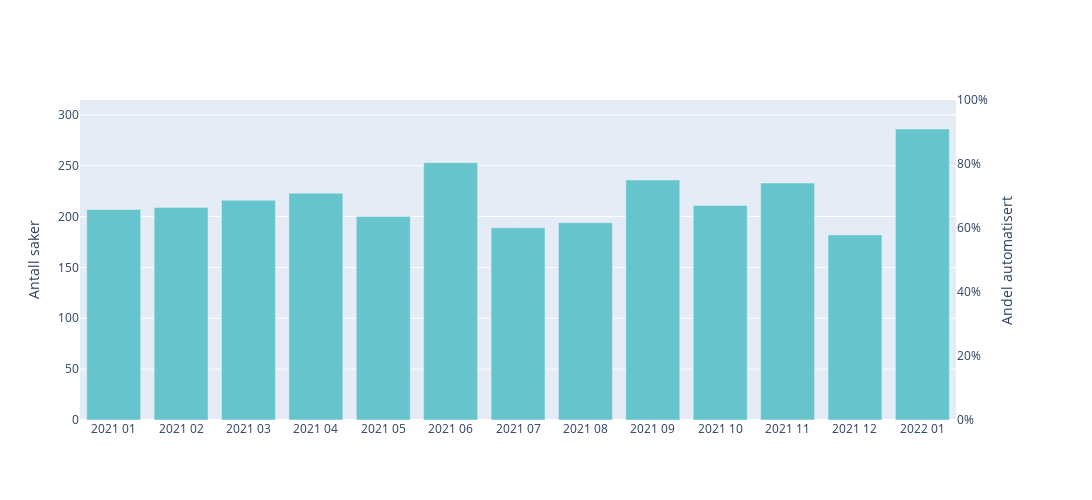

The notebook cell saved with this chart:
### Code cell
fig_automatisering_total1 = plot_automatisering1(df_auto)
fig_automatisering_total1.show()

### Figure 1 — Plotly figure (JSON) as saved in the notebook; plotly's stock layout.template omitted (floating-point values rounded to 4 significant figures)
{"data": [{"marker": {"color": "rgb(102, 197, 204)"}, "name": "Antall saker", "type": "bar", "x": ["2021 01", "2021 02", "2021 03", "2021 04", "2021 05", "2021 06", "2021 07", "2021 08", "2021 09", "2021 10", "2021 11", "2021 12", "2022 01"], "xaxis": "x", "y": [207, 209, 216, 223, 200, 253, 189, 194, 236, 211, 233, 182, 286], "yaxis": "y"}, {"line": {"color": "black", "dash": "solid"}, "mode": "lines+markers", "name": "Automatisk", "type": "scatter", "x": [], "xaxis": "x", "y": [], "yaxis": "y2"}, {"line": {"color": "grey", "dash": "solid"}, "mode": "lines", "name": "Del-automatisk", "type": "scatter", "x": [], "xaxis": "x", "y": [], "yaxis": "y2"}], "layout": {"autosize": false, "height": 500, "width": 1300, "xaxis": {"anchor": "y", "autorange": true, "domain": [0, 0.94], "range": [-0.5, 12.5], "type": "category"}, "yaxis": {"anchor": "x", "domain": [0, 1], "range": [0, 314.6], "title": {"text": "Antall saker"}, "type": "linear"}, "yaxis2": {"anchor": "x", "overlaying": "y", "range": [0, 1], "showgrid": false, "side": "right", "tickformat": ".0%", "title": {"text": "Andel automatisert"}}}}
